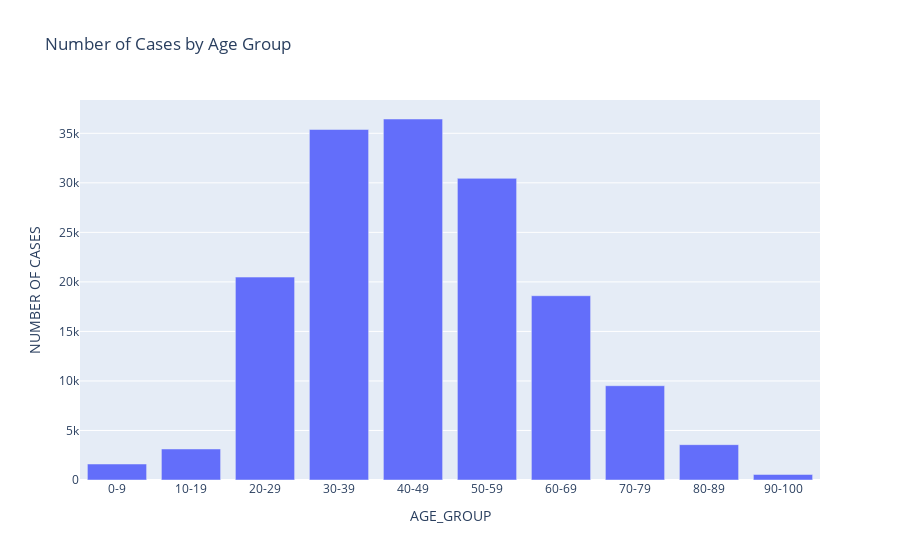

Notebook source saved alongside this figure:
### Markdown cell above
### QUESTION 3: Based on the above information, plot a bar chart. [1m]

Use the same bin as in Question 2.

### Code cell
# your codes here...
import plotly.express as px

# Plot bar chart for age group counts
fig = px.bar(age_group_counts_df, x='AGE_GROUP', y='NUMBER OF CASES', title='Number of Cases by Age Group')

fig.show()

### Figure 1 — Plotly figure (JSON) as saved in the notebook; plotly's stock layout.template omitted (floating-point values rounded to 4 significant figures)
{"data": [{"alignmentgroup": "True", "hovertemplate": "AGE_GROUP=%{x}<br>NUMBER OF CASES=%{y}<extra></extra>", "legendgroup": "", "marker": {"color": "#636efa", "pattern": {"shape": ""}}, "name": "", "offsetgroup": "", "orientation": "v", "showlegend": false, "textposition": "auto", "type": "bar", "x": ["0-9", "10-19", "20-29", "30-39", "40-49", "50-59", "60-69", "70-79", "80-89", "90-100"], "xaxis": "x", "y": [1614, 3131, 20485, 35386, 36445, 30453, 18604, 9519, 3568, 559], "yaxis": "y"}], "layout": {"barmode": "relative", "legend": {"tracegroupgap": 0}, "title": {"text": "Number of Cases by Age Group"}, "xaxis": {"anchor": "y", "domain": [0, 1], "title": {"text": "AGE_GROUP"}}, "yaxis": {"anchor": "x", "domain": [0, 1], "title": {"text": "NUMBER OF CASES"}}}}
